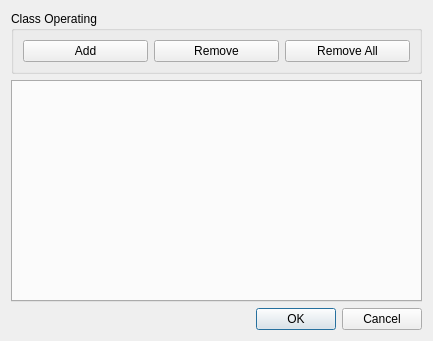
<?xml version="1.0" encoding="UTF-8"?>
<ui version="4.0">
 <class>TrainDialog</class>
 <widget class="QDialog" name="TrainDialog">
  <property name="geometry">
   <rect>
    <x>0</x>
    <y>0</y>
    <width>433</width>
    <height>341</height>
   </rect>
  </property>
  <property name="windowTitle">
   <string>Set Train Data</string>
  </property>
  <layout class="QVBoxLayout" name="verticalLayout">
   <item>
    <widget class="QGroupBox" name="groupBox">
     <property name="title">
      <string>Class Operating</string>
     </property>
     <layout class="QHBoxLayout" name="horizontalLayout">
      <item>
       <widget class="QPushButton" name="pushButtonAdd">
        <property name="toolTip">
         <string>Add a class</string>
        </property>
        <property name="text">
         <string>Add</string>
        </property>
        <property name="icon">
         <iconset resource="resource.qrc">
          <normaloff>:/image/resource/plus2.png</normaloff>:/image/resource/plus2.png</iconset>
        </property>
       </widget>
      </item>
      <item>
       <widget class="QPushButton" name="pushButtonRemove">
        <property name="toolTip">
         <string>Remove current class</string>
        </property>
        <property name="text">
         <string>Remove</string>
        </property>
        <property name="icon">
         <iconset resource="resource.qrc">
          <normaloff>:/image/resource/minus.png</normaloff>:/image/resource/minus.png</iconset>
        </property>
       </widget>
      </item>
      <item>
       <widget class="QPushButton" name="pushButtonRemoveAll">
        <property name="text">
         <string>Remove All</string>
        </property>
        <property name="icon">
         <iconset resource="resource.qrc">
          <normaloff>:/image/resource/remove.ico</normaloff>:/image/resource/remove.ico</iconset>
        </property>
       </widget>
      </item>
     </layout>
    </widget>
   </item>
   <item>
    <widget class="QTabWidget" name="tabWidget"/>
   </item>
   <item>
    <widget class="QDialogButtonBox" name="buttonBox">
     <property name="orientation">
      <enum>Qt::Horizontal</enum>
     </property>
     <property name="standardButtons">
      <set>QDialogButtonBox::Cancel|QDialogButtonBox::Ok</set>
     </property>
    </widget>
   </item>
  </layout>
 </widget>
 <resources>
  <include location="resource.qrc"/>
 </resources>
 <connections>
  <connection>
   <sender>buttonBox</sender>
   <signal>accepted()</signal>
   <receiver>TrainDialog</receiver>
   <slot>accept()</slot>
   <hints>
    <hint type="sourcelabel">
     <x>248</x>
     <y>254</y>
    </hint>
    <hint type="destinationlabel">
     <x>157</x>
     <y>274</y>
    </hint>
   </hints>
  </connection>
  <connection>
   <sender>buttonBox</sender>
   <signal>rejected()</signal>
   <receiver>TrainDialog</receiver>
   <slot>reject()</slot>
   <hints>
    <hint type="sourcelabel">
     <x>316</x>
     <y>260</y>
    </hint>
    <hint type="destinationlabel">
     <x>286</x>
     <y>274</y>
    </hint>
   </hints>
  </connection>
 </connections>
</ui>
